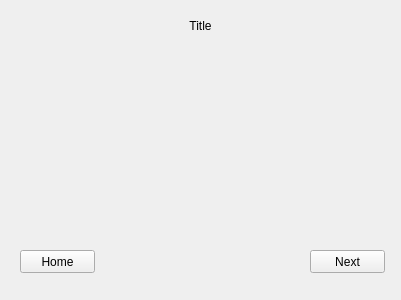
<?xml version="1.0" encoding="UTF-8"?>
<ui version="4.0">
 <class>Form</class>
 <widget class="QWidget" name="Form">
  <property name="geometry">
   <rect>
    <x>0</x>
    <y>0</y>
    <width>401</width>
    <height>300</height>
   </rect>
  </property>
  <property name="windowTitle">
   <string>Form</string>
  </property>
  <widget class="QPushButton" name="next_button">
   <property name="geometry">
    <rect>
     <x>310</x>
     <y>250</y>
     <width>75</width>
     <height>23</height>
    </rect>
   </property>
   <property name="inputMethodHints">
    <set>Qt::ImhNone</set>
   </property>
   <property name="text">
    <string>Next</string>
   </property>
  </widget>
  <widget class="QPushButton" name="back_button">
   <property name="geometry">
    <rect>
     <x>20</x>
     <y>250</y>
     <width>75</width>
     <height>23</height>
    </rect>
   </property>
   <property name="text">
    <string>Home</string>
   </property>
  </widget>
  <widget class="QLabel" name="headline">
   <property name="geometry">
    <rect>
     <x>0</x>
     <y>0</y>
     <width>401</width>
     <height>51</height>
    </rect>
   </property>
   <property name="text">
    <string>Title</string>
   </property>
   <property name="alignment">
    <set>Qt::AlignCenter</set>
   </property>
  </widget>
 </widget>
 <resources/>
 <connections/>
</ui>
